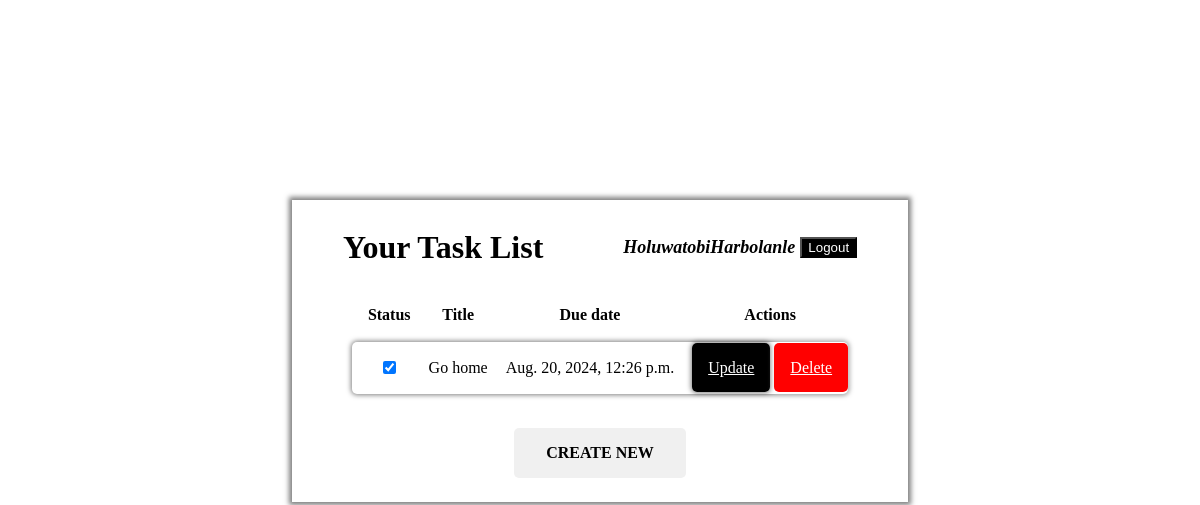
The page /task_list (signed in) on the database as committed earlier.
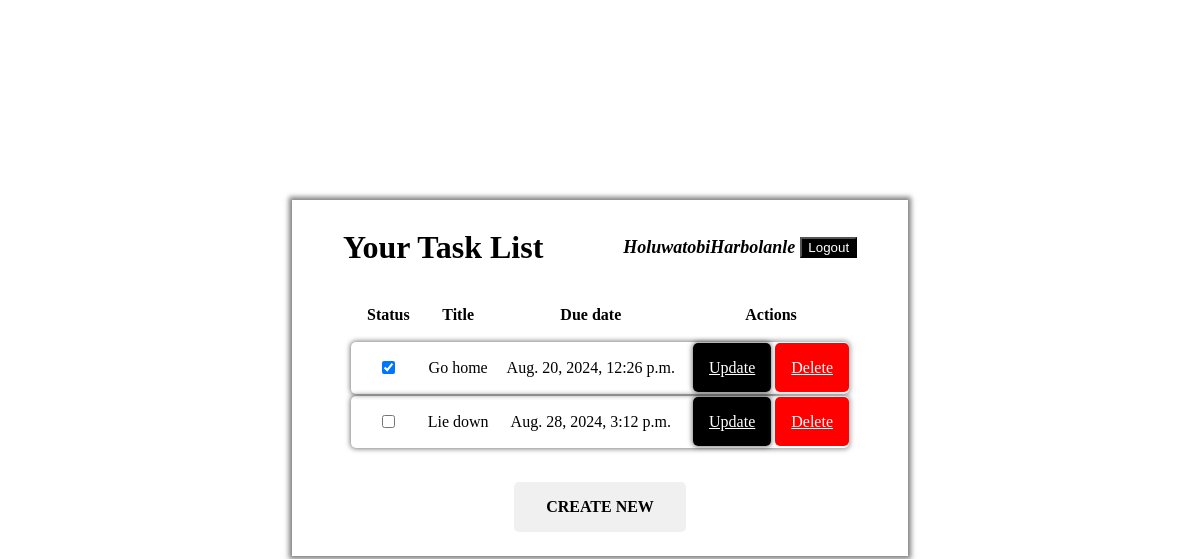
The same page on the database as committed later.
### todo_app/models.py (models this page shows)
class Task(models.Model):
    title = models.CharField(max_length = 200)
    complete = models.BooleanField(default= False)
    created = models.DateTimeField(auto_now_add= True)
    due_date = models.DateTimeField(blank=True, null=True)
    created_by = models.ForeignKey(User, related_name= 'created_tasks', on_delete=models.SET_NULL, null=True, blank=True)
    assigned_to = models.ForeignKey(User, related_name= 'assigned_tasks', on_delete=models.SET_NULL, null=True, blank=True)
    class Meta:
        permissions = [('can_edit_task', 'Can_edit_task'),
                       ('can_delete_user', 'Can_delete_task')]

### todo_app/views.py (the view, shortened to what this page needs)
# urls.py: path('task_list', views.TaskList.as_view(), name='task_list'),
class TaskList(ListView):
    model = Task, User
    template_name = 'task_list.html'
    context_object_name = 'tasks'
    success_url = 'task_list'
    def get_queryset(self):
        usr = self.request.user
        return (Task.objects.filter(created_by = usr) or Task.objects.filter(assigned_to = usr).distinct()).order_by('created')

### templates/task_list.html (shortened to what this page needs)
<!DOCTYPE html>
<html lang="en">
<head>
</head>
<body>
    <main>
        <header>
            <h1>Your Task List</h1>
            <div>
                <p class="username">{{ user.username }}</p>
                <form action="{% url 'logout' %}" method="post">
                    <button type="submit">Logout</button>
                </form>
            </div>
        </header>
        <table>
            <thead>
                <tr>
                    <th>Status</th>
                    <th>Title</th>
                    <th>Due date</th>
                    <th>Actions</th>
                </tr>
            </thead>
            <tbody>
                {% for task in tasks %}
                <tr class="body-tag">
                    <td><input type="checkbox" {% if task.complete %}checked{% endif %}></td>
                    <td>{{task.title}}</td>
                    <td>{{task.due_date}}</td>
                    <td>
                        <a href="{% url 'update_task' task.id %}" class="update">Update</a>
                        <a href="{% url 'delete_task' task.pk %}" class="delete">Delete</a>
                    </td>
                </tr>
                {% endfor %}
            </tbody>
        </table>
        <a href="{% url 'create_task' %}" class="create">CREATE NEW</a>
    </main>
</body>
</html>

### templates/task_list.html (style rules this page uses)
main { width: 50vw; box-shadow: 0 0 5px 3px rgba(0, 0, 0, 0.5); margin: auto; margin-top: 25vh; padding: 0.5rem; text-align: center; }
header { display: flex; align-items: center; justify-content: center; gap: 5rem; }
.username { font-size: large; font-style: italic; font-weight: 600; }
button { background-color: black; color: white; }
div { display: flex; align-items: center; gap: 5px; }
table { margin: auto; margin-bottom: 1rem; }
.body-tag { border-radius: 5px; box-shadow: 0 0 5px 1px rgba(0, 0, 0, 0.5); margin-bottom: 1rem; }
th, td { text-align: center; padding: 1rem 0 1rem 1rem; column-gap: normal; }
.update { background-color: black; color: white; padding: 1rem; border-radius: 5px; box-shadow: 0 0 5px 1px rgba(0, 0, 0, 0.5); }
.delete { background-color: red; color: white; padding: 1rem; border-radius: 5px; box-shadow: 0 0 5px 1px rgba(255, 255, 255, 0.5); }
a.create { width: fit-content; height: fit-content; font-size: medium; text-align: center; color: black; font-weight: bold; padding: 1rem 2rem; display: inline-block; border-radius: 5px; background-color: #f0f0f0; text-decoration: none; margin: 1rem 0; }

Rows that differ between the two databases and show on the page:
added Task: title "Lie down", due_date "Aug. 28, 2024, 3:12 p.m."
